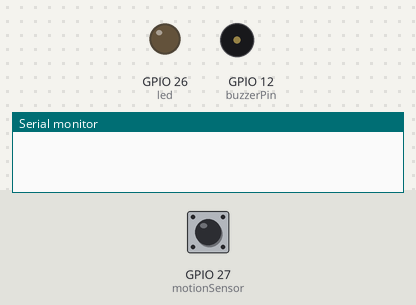
The sketch below on a simulated ESP32. On the bench: output pins drawn as LEDs (lit = HIGH), buzzer (waves = sounding, pin HIGH), the last lines printed to the serial monitor. Inputs (shaded band) come from the test bench; at power-on: GPIO 27 (motionSensor) HIGH.

Above: at 1.2 s.
1.3 s: GPIO 27 (motionSensor) pulsed LOW 2 times (0.12 s each, 0.3 s apart)
At 2.5 s:
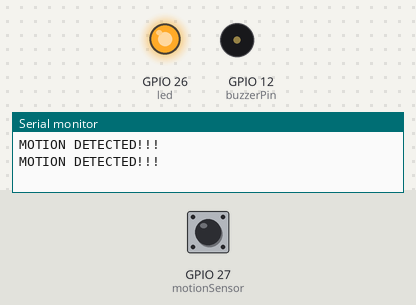
Timing chart, 0 to 8.2 s (numbered marks = the images above; inputs shaded):
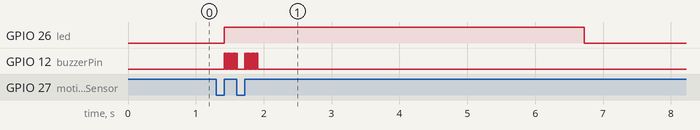

Measured:
- after the input at 1.3 s, GPIO 26 (led): LOW → HIGH after 0.12 s, → LOW 5.3 s later; GPIO 12 (buzzerPin): goes 9 × (HIGH 0.01 s, LOW 0.01 s), HIGH 0.01 s, LOW 0.11 s, 9 × (HIGH 0.01 s, LOW 0.01 s), HIGH 0.01 s, then LOW, starting after 0.12 s

The sketch:

PIRSensor.ino
```cpp
/*********
  Rui Santos
  Complete project details at https://randomnerdtutorials.com
  https://randomnerdtutorials.com/esp32-pir-motion-sensor-interrupts-timers/
  https://www.instructables.com/id/Make-a-Pocket-Size-Theremin-With-ESP32/
*********/

#define timeSeconds 5

// Set GPIOs for LED and PIR Motion Sensor
const int led = 26;
const int motionSensor = 27;
int buzzerPin = 12;

// Timer: Auxiliary variables
unsigned long now = millis();
unsigned long lastTrigger = 0;
boolean startTimer = false;

int photoValue;
long buzzerFreq; // The frequency to buzz the buzzer
long buzzMAX = 2500; // Maximum frequency for the buzzer
long photoMAX = 1023; // Maximum value for the photoresistor


// Checks if motion was detected, sets LED HIGH and starts a timer
void IRAM_ATTR detectsMovement() {
  Serial.println("MOTION DETECTED!!!");
  digitalWrite(led, HIGH);
//  digitalWrite(buzzerPin,HIGH);
//   buzz(buzzerPin, buzzerFreq, 10);
  startTimer = true;
  lastTrigger = millis();

   //buzz
   //photValue = analogRead(photopin); // Values 0-1023
  photoValue = 500;
  buzzerFreq = (photoValue * buzzMAX) / photoMAX;
  buzz(buzzerPin, buzzerFreq, 10);
}

void buzz(int targetPin, long frequency, long length) {
   long delayValue = 1000000/frequency/2;
   delayValue = 10000;
   long numCycles = frequency * length/ 1000;
   numCycles = 10;
   for (long i=0; i < numCycles; i++){

      digitalWrite(targetPin,HIGH);
      delayMicroseconds(delayValue);
      digitalWrite(targetPin,LOW);
      delayMicroseconds(delayValue);
   }
}

void setup() {
  // Serial port for debugging purposes
  Serial.begin(115200);

  // PIR Motion Sensor mode INPUT_PULLUP
  pinMode(motionSensor, INPUT_PULLUP);
  // Set motionSensor pin as interrupt, assign interrupt function and set RISING mode
  attachInterrupt(digitalPinToInterrupt(motionSensor), detectsMovement, RISING);

  // Set LED to LOW
  pinMode(led, OUTPUT);
  digitalWrite(led, LOW);

  //Buzzer
  pinMode(buzzerPin, OUTPUT);

  //TEMP
//  digitalWrite(buzzerPin,HIGH);
//  delay(2000);
//  digitalWrite(buzzerPin,LOW);
}

void loop() {
  // Current time
  now = millis();
  // Turn off the LED after the number of seconds defined in the timeSeconds variable
  if(startTimer && (now - lastTrigger > (timeSeconds*1000))) {
    Serial.println("Motion stopped...");
    digitalWrite(led, LOW);
    digitalWrite(buzzerPin,LOW);
    startTimer = false;
  }
}
```
